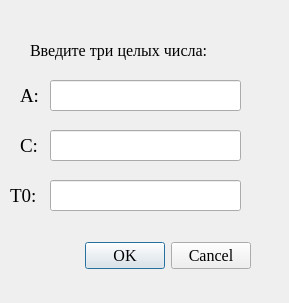
<?xml version="1.0" encoding="UTF-8"?>
<ui version="4.0">
 <class>key</class>
 <widget class="QDialog" name="key">
  <property name="geometry">
   <rect>
    <x>0</x>
    <y>0</y>
    <width>289</width>
    <height>303</height>
   </rect>
  </property>
  <property name="font">
   <font>
    <family>Times New Roman</family>
    <pointsize>14</pointsize>
   </font>
  </property>
  <property name="windowTitle">
   <string>Ключ</string>
  </property>
  <widget class="QDialogButtonBox" name="buttonBox">
   <property name="geometry">
    <rect>
     <x>-140</x>
     <y>220</y>
     <width>391</width>
     <height>71</height>
    </rect>
   </property>
   <property name="font">
    <font>
     <family>Times New Roman</family>
     <pointsize>12</pointsize>
     <weight>50</weight>
     <bold>false</bold>
    </font>
   </property>
   <property name="orientation">
    <enum>Qt::Horizontal</enum>
   </property>
   <property name="standardButtons">
    <set>QDialogButtonBox::Cancel|QDialogButtonBox::Ok</set>
   </property>
  </widget>
  <widget class="QLineEdit" name="lineEdit">
   <property name="geometry">
    <rect>
     <x>50</x>
     <y>80</y>
     <width>191</width>
     <height>31</height>
    </rect>
   </property>
   <property name="font">
    <font>
     <pointsize>12</pointsize>
    </font>
   </property>
  </widget>
  <widget class="QLabel" name="label">
   <property name="geometry">
    <rect>
     <x>30</x>
     <y>40</y>
     <width>341</width>
     <height>21</height>
    </rect>
   </property>
   <property name="font">
    <font>
     <pointsize>12</pointsize>
    </font>
   </property>
   <property name="text">
    <string>Введите три целых числа:</string>
   </property>
  </widget>
  <widget class="QLineEdit" name="lineEdit_2">
   <property name="geometry">
    <rect>
     <x>50</x>
     <y>130</y>
     <width>191</width>
     <height>31</height>
    </rect>
   </property>
   <property name="font">
    <font>
     <pointsize>12</pointsize>
    </font>
   </property>
  </widget>
  <widget class="QLineEdit" name="lineEdit_3">
   <property name="geometry">
    <rect>
     <x>50</x>
     <y>180</y>
     <width>191</width>
     <height>31</height>
    </rect>
   </property>
   <property name="font">
    <font>
     <pointsize>12</pointsize>
    </font>
   </property>
  </widget>
  <widget class="QLabel" name="label_2">
   <property name="geometry">
    <rect>
     <x>20</x>
     <y>80</y>
     <width>55</width>
     <height>31</height>
    </rect>
   </property>
   <property name="text">
    <string>A:</string>
   </property>
  </widget>
  <widget class="QLabel" name="label_3">
   <property name="geometry">
    <rect>
     <x>20</x>
     <y>130</y>
     <width>55</width>
     <height>31</height>
    </rect>
   </property>
   <property name="text">
    <string>C:</string>
   </property>
  </widget>
  <widget class="QLabel" name="label_4">
   <property name="geometry">
    <rect>
     <x>10</x>
     <y>180</y>
     <width>55</width>
     <height>31</height>
    </rect>
   </property>
   <property name="text">
    <string>T0:</string>
   </property>
  </widget>
 </widget>
 <resources/>
 <connections>
  <connection>
   <sender>buttonBox</sender>
   <signal>accepted()</signal>
   <receiver>key</receiver>
   <slot>accept()</slot>
   <hints>
    <hint type="sourcelabel">
     <x>248</x>
     <y>254</y>
    </hint>
    <hint type="destinationlabel">
     <x>157</x>
     <y>274</y>
    </hint>
   </hints>
  </connection>
  <connection>
   <sender>buttonBox</sender>
   <signal>rejected()</signal>
   <receiver>key</receiver>
   <slot>reject()</slot>
   <hints>
    <hint type="sourcelabel">
     <x>316</x>
     <y>260</y>
    </hint>
    <hint type="destinationlabel">
     <x>286</x>
     <y>274</y>
    </hint>
   </hints>
  </connection>
 </connections>
</ui>
